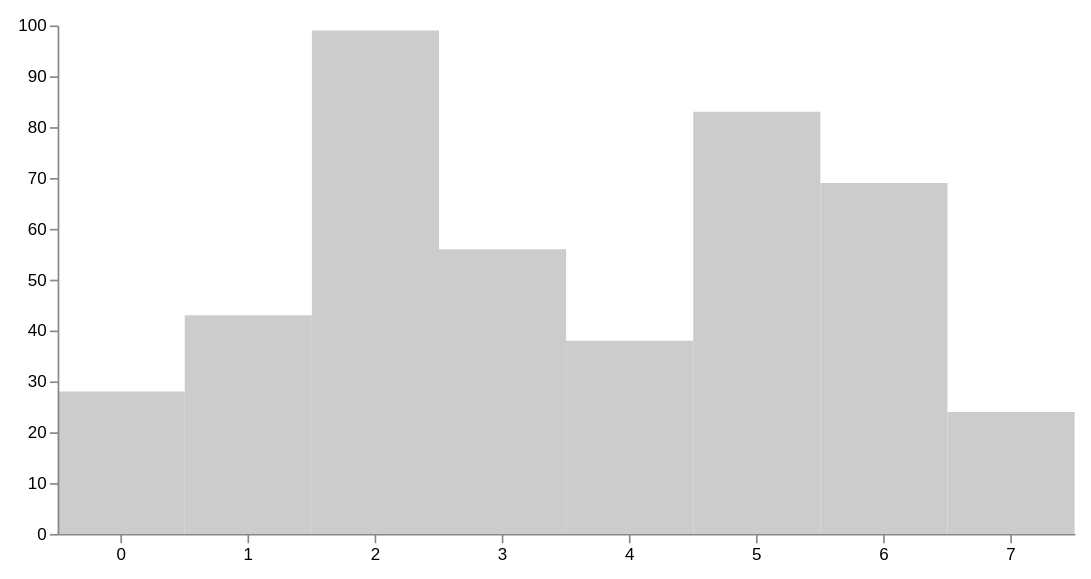

Source (Vega-Lite JSON):
### Vega specification from a JSON file in a GitHub repository (floating-point values rounded to 4 significant figures)
{"width": 600, "height": 300, "padding": 10, "signals": [{"name": "shift", "value": false, "on": [{"events": {"marktype": "rect", "type": "click"}, "update": {"expr": "event.shiftKey"}, "force": true}]}, {"name": "clicked", "value": null, "on": [{"events": {"marktype": "rect", "type": "click"}, "update": {"expr": "datum"}, "force": true}]}], "data": [{"name": "values", "values": [{"x": 0, "y": 28}, {"x": 1, "y": 43}, {"x": 2, "y": 99}, {"x": 3, "y": 56}, {"x": 4, "y": 38}, {"x": 5, "y": 83}, {"x": 6, "y": 69}, {"x": 7, "y": 24}]}, {"name": "selected", "on": [{"trigger": "!shift", "remove": true}, {"trigger": "!shift && clicked", "insert": "clicked"}, {"trigger": "shift && clicked", "toggle": "clicked"}]}], "scales": [{"name": "xscale", "type": "band", "range": "width", "round": true, "domain": {"data": "values", "field": "x"}}, {"name": "yscale", "type": "linear", "range": "height", "round": true, "domain": {"data": "values", "field": "y"}, "zero": true, "nice": true}], "axes": [{"scale": "yscale", "orient": "left", "count": 5, "zindex": 1}, {"scale": "xscale", "orient": "bottom", "zindex": 1}], "marks": [{"type": "rect", "from": {"data": "values"}, "encode": {"enter": {"x": {"scale": "xscale", "field": "x"}, "width": {"scale": "xscale", "band": 1}, "y": {"scale": "yscale", "field": "y"}, "y2": {"scale": "yscale", "value": 0}}, "update": {"fill": [{"test": "indata('selected', '_id', datum._id)", "value": "steelblue"}, {"value": "#ccc"}]}}}]}
